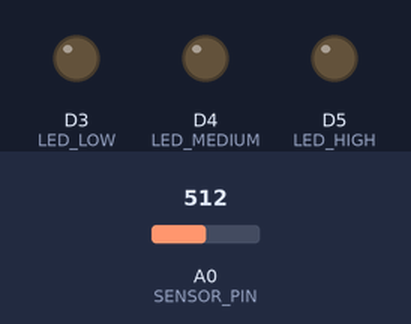
The program below on a simulated ESP8266 (NodeMCU). Parts: output pins drawn as LEDs (lit = HIGH). The inputs (shaded band) are chosen by the test bench; at power-on: A0 (SENSOR_PIN) = 512. WiFi joins after 1.5 s; servers stay silent unless stated; uploads are accepted with an empty reply; what the program prints to the serial monitor is not drawn.

Above: at 1.1 s.
At 6.6 s:
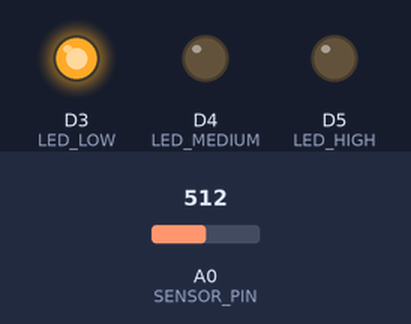
Timing chart, 0 to 8.1 s (numbered marks = the images above):
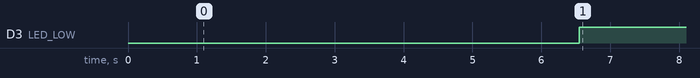

Measured:
- by itself, D3 (LED_LOW): LOW → HIGH at 6.6 s

The program:

main.cpp
```cpp
#include <ESP8266WiFi.h>
#include <Wire.h>
#include <ESP8266HTTPClient.h>

const int sampleInterval = 50;
unsigned int reading;

const char *server = "http://18.210.14.56:5000";

#define SENSOR_PIN A0
#define LED_LOW D3
#define LED_MEDIUM D4
#define LED_HIGH D5

const char ssid[] = "<WIFI_SERVER_NAME>";
const char pass[] = "<WIFI_PASSWORD>";

WiFiClient client;

void setup()
{
   Serial.begin(9600);
   delay(1000);

   // Configure pin modes
   pinMode(SENSOR_PIN, INPUT);
   pinMode(LED_LOW, OUTPUT);
   pinMode(LED_MEDIUM, OUTPUT);
   pinMode(LED_HIGH, OUTPUT);

   // Initialize LEDs to off state
   digitalWrite(LED_LOW, LOW);
   digitalWrite(LED_MEDIUM, LOW);
   digitalWrite(LED_HIGH, LOW);

   // Connect to Wi-Fi
   WiFi.mode(WIFI_STA);
   WiFi.begin(ssid, pass);
   Serial.println("Connecting to Wi-Fi...");

   int retries = 0;
   const int maxRetries = 40;
   while (WiFi.status() != WL_CONNECTED && retries < maxRetries)
   {
      delay(500);
      Serial.print(".");
      retries++;
   }

   if (WiFi.status() != WL_CONNECTED)
   {
      Serial.println("\nFailed to connect to Wi-Fi.");
      return;
   }

   Serial.println("\nConnected to Wi-Fi.");
   Serial.print("IP Address: ");
   Serial.println(WiFi.localIP());

   delay(4000);
}

void loop()
{
   unsigned long startTime = millis(); // Start time of the sampling window
   float amplitude = 0;

   unsigned int maxSignal = 0;
   unsigned int minSignal = 1024;

   // Collect data for the defined interval
   while (millis() - startTime < sampleInterval)
   {
      reading = analogRead(SENSOR_PIN); // get reading from the sensor
      if (reading < 1024)               // Ignore invalid readings
      {
         if (reading > maxSignal)
         {
            maxSignal = reading;
         }
         else if (reading < minSignal)
         {
            minSignal = reading;
         }
      }
   }

   amplitude = maxSignal - minSignal;          // Calculate the peak-to-peak amplitude
   int db = map(amplitude, 20, 900, 49.5, 90); // Map the amplitude to decibel values

   Serial.println(db);

   // Update LED status based on decibel levels
   if (db <= 60)
   {
      digitalWrite(LED_LOW, HIGH);
      digitalWrite(LED_MEDIUM, LOW);
      digitalWrite(LED_HIGH, LOW);
   }
   else if (db > 60 && db < 90)
   {
      digitalWrite(LED_LOW, LOW);
      digitalWrite(LED_MEDIUM, HIGH);
      digitalWrite(LED_HIGH, LOW);
   }
   else if (db >= 90)
   {
      digitalWrite(LED_LOW, LOW);
      digitalWrite(LED_MEDIUM, LOW);
      digitalWrite(LED_HIGH, HIGH);
   }

   // Send decibel data to the server
   String endpoint = String(server) + "/?store=" + db;

   WiFiClient client;
   HTTPClient http;

   http.begin(client, endpoint);
   int httpCode = http.GET();
   if (httpCode > 0)
   {
      String response = http.getString();
   }
   else
   {
      Serial.printf("HTTP GET failed: %s\n", http.errorToString(httpCode).c_str());
   }
   http.end();

   delay(200);
}
```
